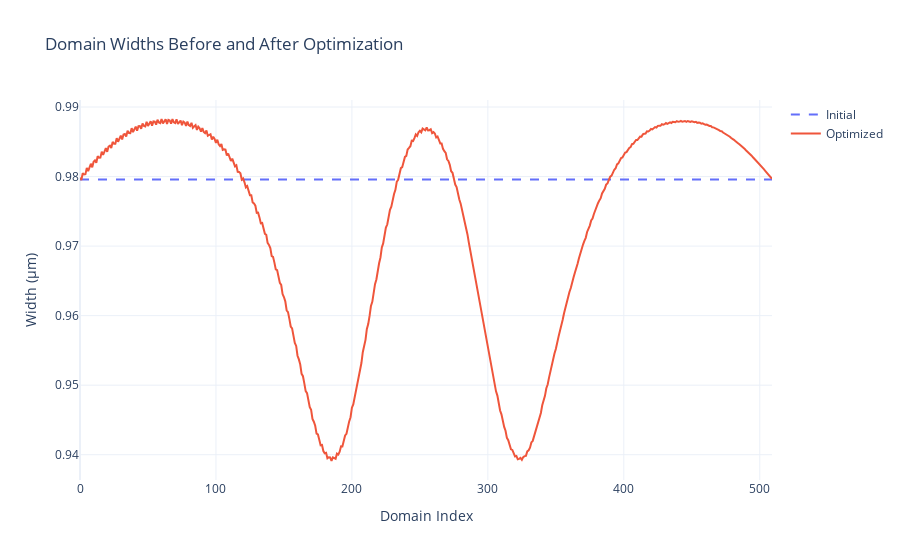
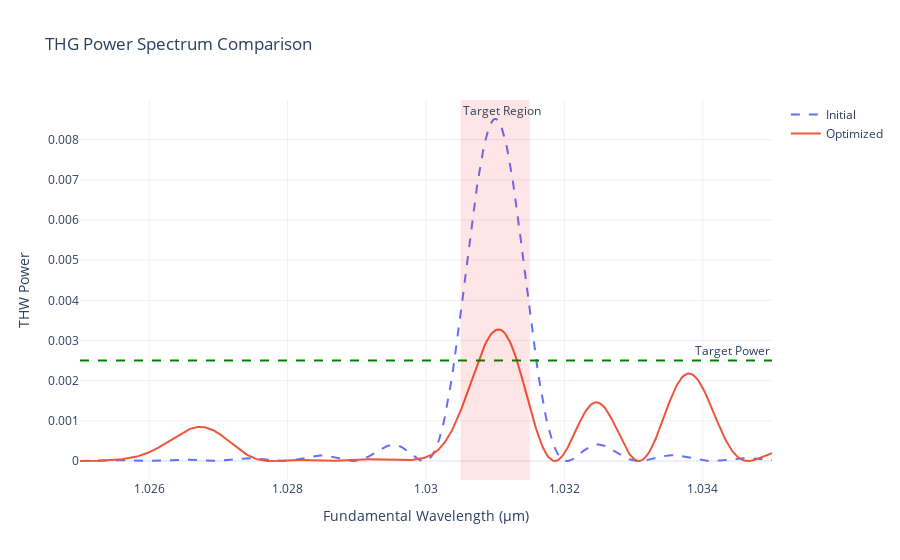

Notebook code cell kept with these figures, in order:
### Code cell
from collections.abc import Callable
from dataclasses import dataclass

import jax
import jax.numpy as jnp
import optax  # pyright: ignore[reportMissingTypeStubs]
import plotly.graph_objects as go  # pyright: ignore[reportMissingTypeStubs]
from jax import Array, jit
from jax_tqdm.loop_pbar import loop_tqdm

from qpm import cwes, mgoslt


# --- Regularization Strategies ---
def tv_regularization(domain_widths: Array, lambda_val: float) -> Array:
    """Total Variation (TV) regularization penalizes the absolute difference between adjacent parameter values."""
    return lambda_val * jnp.sum(jnp.abs(jnp.diff(domain_widths)))


REGULARIZATION_FNS: dict[str, Callable[[Array, float], Array]] = {
    "tv": tv_regularization,
}


# --- Data Structures for Configuration and Parameters ---
@dataclass(frozen=True)
class Config:
    design_temp: float = 70.0
    design_wl: float = 1.031
    target_length: float = 500.0
    max_iters: int = 100
    prng_seed: int = 42
    kappa_mag: float = 1.31e-4 / (2 / jnp.pi)
    kappa_target_length: float = 2000.0
    # Full spectrum calculation range
    wl_start: float = 1.025
    wl_end: float = 1.035
    num_points: int = 500
    # Target flat-top region for the loss function
    flat_top_wl_start: float = 1.0305
    flat_top_wl_end: float = 1.0315
    target_power: float = 0.0025
    regularization: str | None = None
    lambda_val: float = 1e-3


@dataclass(frozen=True)
class SimulationParameters:
    kappa_array: Array
    b_initial: Array


# --- Core JAX Functions ---
def make_broadening_loss_fn(
    sim_params: SimulationParameters,
    config: Config,
    regularization_fn: Callable[[Array, float], Array] | None = None,
    lambda_val: float = 0.0,
) -> Callable[[Array], Array]:
    """Creates a loss function that calculates the MSE between the simulated power in a specified spectral region and a target power."""
    # Pre-calculate wavelengths for the full spectrum
    wls = jnp.linspace(config.wl_start, config.wl_end, config.num_points)
    delta_k1s_full = mgoslt.calc_twm_delta_k(wls, wls, config.design_temp)
    delta_k2s_full = mgoslt.calc_twm_delta_k(wls, wls / 2, config.design_temp)

    # Find indices for the flat-top region
    flat_top_indices = jnp.where((wls >= config.flat_top_wl_start) & (wls <= config.flat_top_wl_end))

    # JIT-compiled vmap function for spectrum calculation
    compute_spectrum_vmap = jit(jax.vmap(cwes.simulate_twm, in_axes=(None, 0, 0, None)))

    @jit
    def loss_fn(domain_widths: Array) -> Array:
        # 1. Simulate the full power spectrum
        superlattice = jnp.stack([domain_widths, sim_params.kappa_array], axis=1)
        final_vectors = compute_spectrum_vmap(superlattice, delta_k1s_full, delta_k2s_full, sim_params.b_initial)
        thw_powers = jnp.abs(final_vectors[:, 2]) ** 2

        # 2. Slice the spectrum to the target region
        flat_top_powers = thw_powers[flat_top_indices]

        # 3. Calculate the Mean Squared Error loss
        mse_loss = jnp.mean(jnp.square(flat_top_powers - config.target_power))

        # 4. Add regularization
        loss = mse_loss
        if regularization_fn:
            loss += regularization_fn(domain_widths, lambda_val)
        return loss

    return loss_fn


# --- Workflow Functions ---
def _initialize_grating(config: Config) -> tuple[Array, Array]:
    """Generates initial grating parameters."""
    print("1. Generating initial grating parameters...")
    # Use the center of the flat-top region for initial domain length calculation
    center_wl = (config.flat_top_wl_start + config.flat_top_wl_end) / 2
    delta_k2 = mgoslt.calc_twm_delta_k(center_wl, center_wl / 2, config.design_temp)

    domain_len_thg = jnp.pi / delta_k2
    num_domains = int(jnp.round(config.target_length / domain_len_thg))
    print(f"   - Base domain width from calculation: {domain_len_thg:.4f} μm")
    print(f"   - Total number of domains: {num_domains}")

    kappa_array = config.kappa_mag * jnp.power(-1.0, jnp.arange(num_domains))

    initial_widths = jnp.full(num_domains, domain_len_thg)
    # key = jax.random.PRNGKey(config.prng_seed)
    # noise = jax.random.normal(key, shape=(num_domains,)) * (domain_len_thg * 0.02)
    # initial_widths = initial_widths + noise

    return kappa_array, initial_widths


def _run_optimization(
    initial_widths: Array,
    sim_params: SimulationParameters,
    config: Config,
) -> Array:
    """Sets up and runs the L-BFGS optimization."""
    print("2. Setting up loss function and L-BFGS optimizer...")
    regularization_fn = REGULARIZATION_FNS.get(config.regularization) if config.regularization else None
    loss_fn = make_broadening_loss_fn(sim_params, config, regularization_fn, config.lambda_val)
    solver = optax.lbfgs()

    @jit
    def run_full_optimization(initial_params: Array) -> Array:
        @loop_tqdm(config.max_iters, desc="Optimizing")
        def step(_: int, state: tuple[Array, optax.OptState]) -> tuple[optax.Params, optax.OptState]:
            params, opt_state = state
            value, grad = jax.value_and_grad(loss_fn)(params)
            updates, opt_state = solver.update(grad, opt_state, params, value=value, grad=grad, value_fn=loss_fn)
            params = optax.apply_updates(params, updates)
            return params, opt_state

        initial_opt_state = solver.init(initial_params)
        optimized_params, _ = jax.lax.fori_loop(0, config.max_iters, step, (initial_params, initial_opt_state))
        return optimized_params

    print("3. Running JIT-compiled optimization...")
    print(f"   - Initial Loss: {loss_fn(initial_widths):.4f}")

    optimized_widths = run_full_optimization(initial_widths)
    optimized_widths.block_until_ready()

    print(f"   - Optimized Loss: {loss_fn(optimized_widths):.4f}")
    return optimized_widths


# --- Visualization Functions ---
def _calculate_spectrum(domain_widths: Array, sim_params: SimulationParameters, config: Config) -> tuple[Array, Array]:
    """Helper function to compute the THW power spectrum for a given grating."""
    wls = jnp.linspace(config.wl_start, config.wl_end, config.num_points)
    delta_k1s = mgoslt.calc_twm_delta_k(wls, wls, config.design_temp)
    delta_k2s = mgoslt.calc_twm_delta_k(wls, wls / 2, config.design_temp)

    compute_spectrum_vmap = jit(jax.vmap(cwes.simulate_twm, in_axes=(None, 0, 0, None)))

    superlattice = jnp.stack([domain_widths, sim_params.kappa_array], axis=1)
    final_vectors = compute_spectrum_vmap(superlattice, delta_k1s, delta_k2s, sim_params.b_initial)
    thw_powers = jnp.abs(final_vectors[:, 2]) ** 2
    return wls, thw_powers


def _plot_domain_widths(initial_widths: Array, optimized_widths: Array) -> None:
    """Plots the domain widths before and after optimization."""
    fig = go.Figure()
    fig.add_trace(go.Scatter(y=initial_widths, mode="lines", name="Initial", line={"dash": "dash"}))
    fig.add_trace(go.Scatter(y=optimized_widths, mode="lines", name="Optimized"))
    fig.update_layout(
        title_text="Domain Widths Before and After Optimization",
        xaxis_title="Domain Index",
        yaxis_title="Width (μm)",
        template="plotly_white",
    )
    fig.show()


def _plot_thw_power_spectrum(
    initial_widths: Array,
    optimized_widths: Array,
    sim_params: SimulationParameters,
    config: Config,
) -> None:
    """Plots the THW power spectrum before and after optimization."""
    wls, initial_effs = _calculate_spectrum(initial_widths, sim_params, config)
    _, optimized_effs = _calculate_spectrum(optimized_widths, sim_params, config)

    fig = go.Figure()
    fig.add_trace(go.Scatter(x=wls, y=initial_effs, mode="lines", name="Initial", line={"dash": "dash"}))
    fig.add_trace(go.Scatter(x=wls, y=optimized_effs, mode="lines", name="Optimized"))
    fig.add_hline(
        y=config.target_power,
        line_width=2,
        line_dash="dash",
        line_color="green",
        annotation_text="Target Power",
    )
    fig.add_vrect(
        x0=config.flat_top_wl_start,
        x1=config.flat_top_wl_end,
        fillcolor="red",
        opacity=0.1,
        line_width=0,
        annotation_text="Target Region",
        annotation_position="top left",
    )
    fig.update_layout(
        title_text="THG Power Spectrum Comparison",
        xaxis_title="Fundamental Wavelength (μm)",
        yaxis_title="THW Power",
        template="plotly_white",
    )
    fig.show()


def main() -> None:
    """Main script execution."""
    config = Config()

    # 1. Generate initial physical parameters and domain widths
    kappa_array, initial_widths = _initialize_grating(config)

    # 2. Bundle fixed simulation parameters into a single object
    fw_initial = 1 / 3
    sim_params = SimulationParameters(
        kappa_array=kappa_array,
        b_initial=jnp.array([jnp.sqrt(fw_initial), jnp.sqrt(fw_initial * 2), 0.0], dtype=jnp.complex64),
    )

    # 3. Run the optimization on the full set of parameters
    optimized_widths = _run_optimization(initial_widths, sim_params, config)

    # 4. Visualize optimization results
    print("4. Visualizing optimization results...")
    _plot_domain_widths(initial_widths, optimized_widths)
    _plot_thw_power_spectrum(initial_widths, optimized_widths, sim_params, config)


main()

### Figure 1 — Plotly figure (JSON) as saved in the notebook; plotly's stock layout.template omitted (floating-point values rounded to 4 significant figures; data arrays with more than 128 entries replaced by an {"elided": "..."} marker saying what was removed)
{"data": [{"line": {"dash": "dash"}, "mode": "lines", "name": "Initial", "type": "scatter", "y": {"elided": "510 float values"}}, {"mode": "lines", "name": "Optimized", "type": "scatter", "y": {"elided": "510 float values"}}], "layout": {"title": {"text": "Domain Widths Before and After Optimization"}, "xaxis": {"title": {"text": "Domain Index"}}, "yaxis": {"title": {"text": "Width (μm)"}}}}

### Figure 2 — Plotly figure (JSON) as saved in the notebook; plotly's stock layout.template omitted (floating-point values rounded to 4 significant figures; data arrays with more than 128 entries replaced by an {"elided": "..."} marker saying what was removed)
{"data": [{"line": {"dash": "dash"}, "mode": "lines", "name": "Initial", "type": "scatter", "x": {"elided": "500 float values"}, "y": {"elided": "500 float values"}}, {"mode": "lines", "name": "Optimized", "type": "scatter", "x": {"elided": "500 float values"}, "y": {"elided": "500 float values"}}], "layout": {"annotations": [{"showarrow": false, "text": "Target Power", "x": 1, "xanchor": "right", "xref": "x domain", "y": 0.0025, "yanchor": "bottom", "yref": "y"}, {"showarrow": false, "text": "Target Region", "x": 1.03, "xanchor": "left", "xref": "x", "y": 1, "yanchor": "top", "yref": "y domain"}], "shapes": [{"line": {"color": "green", "dash": "dash", "width": 2}, "type": "line", "x0": 0, "x1": 1, "xref": "x domain", "y0": 0.0025, "y1": 0.0025, "yref": "y"}, {"fillcolor": "red", "line": {"width": 0}, "opacity": 0.1, "type": "rect", "x0": 1.03, "x1": 1.032, "xref": "x", "y0": 0, "y1": 1, "yref": "y domain"}], "title": {"text": "THG Power Spectrum Comparison"}, "xaxis": {"title": {"text": "Fundamental Wavelength (μm)"}}, "yaxis": {"title": {"text": "THW Power"}}}}
